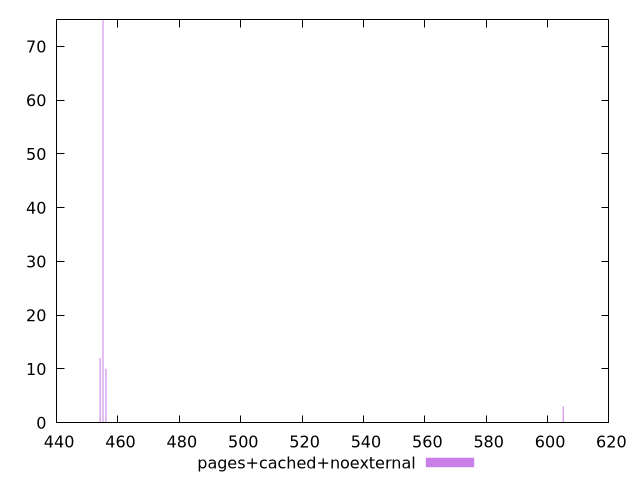

Recreate this plot in gnuplot.
$_pagesCachedNoexternal <<EOF
456.06487330027613 10
455.11142757212224 75
605.1202221350005 3
454.15798184396834 12
EOF
set key outside below
set terminal pngcairo
set output "report_00005_2020-11-02T22-26-11.212Z/uses-rel-preload/pages+cached+noexternal//raw_hist.png"
set yrange [0:75]
set boxwidth 0.31781524271796247
set style fill transparent solid 0.5 noborder
plot $_pagesCachedNoexternal title "pages+cached+noexternal" with boxes ,
